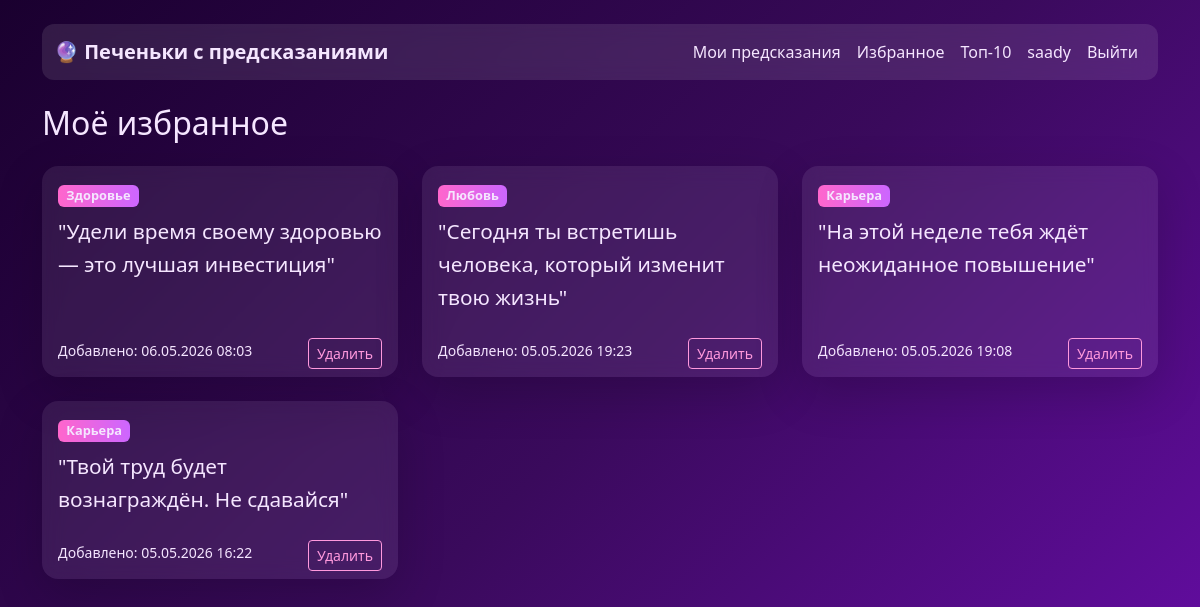
/favorites/ (signed in), run on the app's committed database.
### users/models.py (models this page shows)
class CustomUser(AbstractUser):
    pass

### predictions/models.py (models this page shows, shortened)
class FavoriteCookie(models.Model):
    user = models.ForeignKey(
        'users.CustomUser',
        on_delete=models.CASCADE,
        verbose_name="Пользователь"
    )
    cookie = models.ForeignKey(
        FortuneCookie,
        on_delete=models.CASCADE,
        verbose_name="Предсказание"
    )
    added_at = models.DateTimeField(auto_now_add=True, verbose_name="Добавлено")
    class Meta:
        unique_together = ['user', 'cookie']
        verbose_name = "Избранное предсказание"
        verbose_name_plural = "Избранные предсказания"

class FortuneCookie(models.Model):
    text = models.TextField(verbose_name="Текст предсказания")
    category = models.ForeignKey(
        'Category',
        on_delete=models.CASCADE,
        related_name='cookies',
        verbose_name="Категория"
    )
    created_by = models.ForeignKey(
        'users.CustomUser',
        on_delete=models.SET_NULL,
        null=True,
        blank=True,
        verbose_name="Создано пользователем"
    )
    is_active = models.BooleanField(default=True, verbose_name="Активно")
    created_at = models.DateTimeField(auto_now_add=True, verbose_name="Дата создания")
    usage_count = models.PositiveIntegerField(default=0, verbose_name="Количество использований")
    class Meta:
        verbose_name = "Печенье с предсказанием"
        verbose_name_plural = "Печеньки с предсказаниями"

class Category(models.Model):
    name = models.CharField(max_length=50, verbose_name="Название")
    description = models.TextField(blank=True, verbose_name="Описание")
    class Meta:
        verbose_name = "Категория"
        verbose_name_plural = "Категории"

### predictions/views.py (the view)
# urls.py: path('favorites/', views.favorites, name='favorites'),
@login_required
def favorites(request):
    favorite_list = FavoriteCookie.objects.filter(
        user=request.user
    ).select_related('cookie', 'cookie__category').order_by('-added_at')
    context = {
        'favorite_list': favorite_list,
    }
    return render(request, 'favorite.html', context)

### predictions/templates/favorite.html (shortened to what this page needs)
{% extends 'base.html' %}
{% block content %}
<div class="row">
    <div class="col-12">
        <h2 class="mb-4">Моё избранное</h2>
        {% if favorite_list %}
            <div class="row">
                {% for item in favorite_list %}
                <div class="col-md-6 col-lg-4 mb-4">
                    <div class="card h-100 shadow-lg">
                        <div class="card-body">
                            <span class="badge bg-primary mb-2">{{ item.cookie.category.name }}</span>
                            <p class="card-text prediction-text">
                                "{{ item.cookie.text }}"
                            </p>
                        </div>
                        <div class="card-footer bg-transparent border-0">
                            <small class="text-muted">
                                Добавлено: {{ item.added_at|date:"d.m.Y H:i" }}
                            </small>
                            <a href="{% url 'remove_from_favorites' item.cookie.id %}"
                               class="btn btn-sm btn-outline-danger float-end"
                               onclick="return confirm('Удалить из избранного?')">
                                Удалить
                            </a>
                        </div>
                    </div>
                </div>
                {% endfor %}
            </div>
        {% else %}
            <div class="alert alert-info">
                <h5>В избранном пока ничего нет</h5>
                <p>Получайте предсказания и добавляйте понравившиеся в избранное</p>
                <a href="{% url 'home' %}" class="btn btn-primary">Получить предсказание</a>
            </div>
        {% endif %}
    </div>
</div>
{% endblock %}

### templates/base.html (shortened to what this page needs)
<!DOCTYPE html>
<html lang="ru">
<head>
    <link href="https://cdn.jsdelivr.net/npm/bootstrap@5.3.2/dist/css/bootstrap.min.css" rel="stylesheet">
</head>
<body>
    <div class="container mt-4">
        <nav class="navbar navbar-expand-lg navbar-light bg-light mb-4">
            <div class="container">
               <a class="navbar-brand fw-bold" href="{% url 'home' %}">
                    🔮 Печеньки с предсказаниями
               </a>
                <div class="navbar-nav ms-auto">
                    {% if user.is_authenticated %}
                        <a class="nav-link" href="{% url 'my_predictions' %}">Мои предсказания</a>
                        <a class="nav-link" href="{% url 'favorites' %}">Избранное</a>
                        <a class="nav-link" href="{% url 'top_cookies' %}">Топ-10</a>
                        <a class="nav-link" href="{% url 'profile' %}">{{ user.username }}</a>
                        <form action="{% url 'logout' %}" method="post" style="display: inline;">
                            <button type="submit" class="btn btn-link nav-link"
                                    style="display: inline; background: none; border: none;">
                                Выйти
                            </button>
                        </form>
                    {% else %}
                        <a class="nav-link" href="{% url 'register' %}">Регистрация</a>
                        <a class="nav-link" href="{% url 'login' %}">Войти</a>
                    {% endif %}
                </div>
            </div>
        </nav>
        {% block content %}
        {% endblock %}
    </div>
</body>
</html>

### templates/base.html (style rules this page uses)
body { background: linear-gradient(135deg, #1a002f, #3a0a5c, #6a0dad); min-height: 100vh; color: #f5e6ff; }
.card { background: rgba(255, 255, 255, 0.08); backdrop-filter: blur(10px); border: none; border-radius: 16px; color: #fff; }
.navbar { background: rgba(255, 255, 255, 0.1) !important; backdrop-filter: blur(10px); border-radius: 12px; }
.navbar .nav-link, .navbar-brand { color: #f5e6ff !important; }
a { color: #ff99dd; }
.card { transition: 0.3s; }
.badge { font-size: 0.8rem; }
a { text-decoration: none; }
.btn { transition: all 0.3s ease; }
.prediction-text { font-size: 1.3rem; line-height: 1.6; color: #ffe6ff; }
body, p, span, div, small, strong, h1, h2, h3, h4, h5 { color: #f5e6ff; }
.text-muted { color: #d8b3ff !important; }
.btn-outline-primary, .btn-outline-danger, .btn-outline-secondary, .btn-outline-warning { color: #ff99dd; border: 1px solid #ff99dd; background: transparent; }
.card, .card p, .card span, .card small { color: #f5e6ff !important; }
.badge.bg-primary { background: linear-gradient(90deg, #ff66cc, #cc66ff) !important; }
.btn-outline-danger { color: #ff99dd !important; border-color: #ff99dd !important; }

### data on the page
CustomUser: username "saady"
FavoriteCookie: cookie.category.name "Здоровье", cookie.text "Удели время своему здоровью — это лучшая инвестиция", added_at "06.05.2026 08:03"
FavoriteCookie: cookie.category.name "Любовь", cookie.text "Сегодня ты встретишь человека, который изменит твою жизнь", added_at "05.05.2026 19:23"
FavoriteCookie: cookie.category.name "Карьера", cookie.text "На этой неделе тебя ждёт неожиданное повышение", added_at "05.05.2026 19:08"
FavoriteCookie: cookie.category.name "Карьера", cookie.text "Твой труд будет вознаграждён. Не сдавайся", added_at "05.05.2026 16:22"
